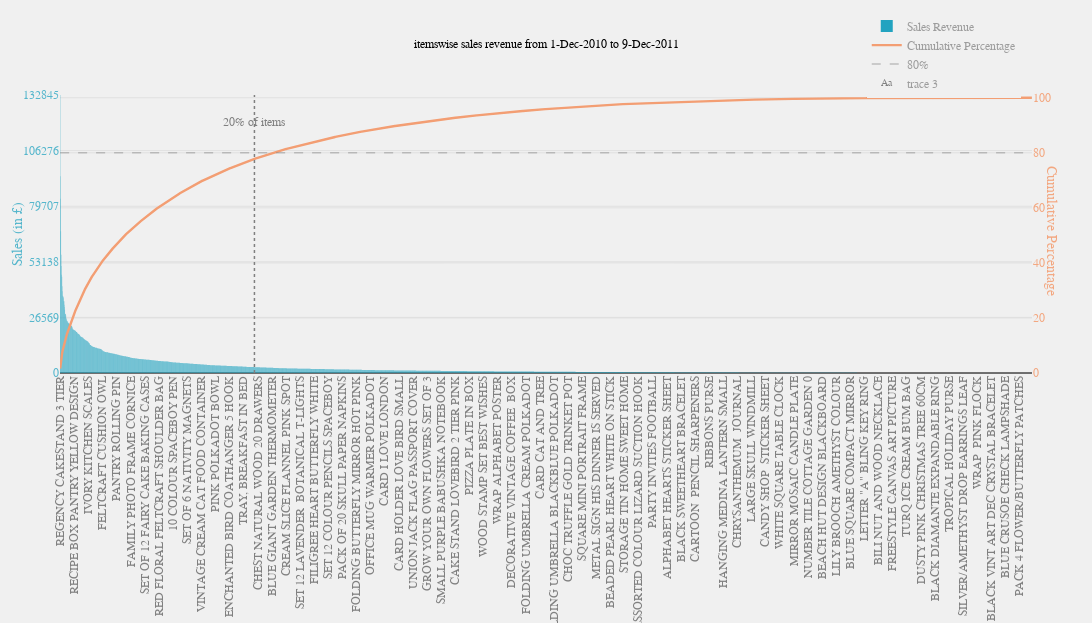

Source (notebook cell):
### Code cell
applyPareto(df,'Description','items')

### Figure 1 — Plotly figure (JSON) as saved in the notebook; plotly's stock layout.template omitted (floating-point values rounded to 4 significant figures; data arrays with more than 128 entries replaced by an {"elided": "..."} marker saying what was removed)
{"data": [{"marker": {"color": "rgb(34,163,192)"}, "name": "Sales Revenue", "type": "bar", "uid": "451a1498-023f-4431-8bc0-7b32404d3483", "x": {"elided": "3652 str values"}, "y": {"elided": "3652 float values"}}, {"line": {"color": "rgb(243,158,115)", "width": 2.4}, "name": "Cumulative Percentage", "type": "scatter", "uid": "89956ab8-3859-46e1-87f6-e97a244b0b3e", "x": {"elided": "3652 str values"}, "y": {"elided": "3652 float values"}, "yaxis": "y2"}, {"line": {"color": "rgba(128,128,128,.45)", "dash": "dash", "width": 1.5}, "name": "80%", "type": "scatter", "uid": "997b9875-6d5b-494d-8ba1-a09d382a8a35", "x": {"elided": "3652 str values"}, "y": {"elided": "3652 int values"}, "yaxis": "y2"}, {"mode": "text", "text": ["20% of items"], "type": "scatter", "uid": "7b40e37e-d8ad-4565-862a-be904a752643", "x": [["RETRO COFFEE MUGS ASSORTED"]], "y": [119600.0]}], "layout": {"annotations": [{"font": {"color": "rgba(243,158,115,.9)", "family": "Balto, sans-serif", "size": 14}, "showarrow": false, "text": "Cumulative Percentage", "textangle": 90, "x": 1.029, "xref": "paper", "y": 0.75, "yref": "paper"}], "font": {"color": "rgb(128,128,128)", "family": "Balto, sans-serif", "size": 12}, "height": 623, "hovermode": "closest", "legend": {"font": {"color": "rgba(128,128,128,.75)", "family": "Balto, sans-serif", "size": 12}, "x": 0.83, "y": 1.3}, "margin": {"b": 250, "l": 60, "r": 60, "t": 65}, "paper_bgcolor": "rgb(240, 240, 240)", "plot_bgcolor": "rgb(240, 240, 240)", "shapes": [{"line": {"color": "rgb(128,128,128,.45)", "dash": "dot", "width": 1.5}, "type": "line", "x0": 730, "x1": 730, "y0": 0, "y1": 132845}], "showlegend": true, "title": {"font": {"color": "black", "family": "Balto, sans-serif", "size": 12}, "text": "itemswise sales revenue from 1-Dec-2010 to 9-Dec-2011"}, "width": 1500, "xaxis": {"tickangle": -90}, "yaxis": {"dtick": 1, "range": [0, 132845], "tickfont": {"color": "rgba(34,163,192,.75)"}, "tickformat": ".0f", "tickvals": [0, 26569, 53138, 79707, 106276, 132845], "title": {"font": {"color": "rgba(34,163,192,.75)", "family": "Balto, sans-serif", "size": 14}, "text": "Sales (in £)"}}, "yaxis2": {"overlaying": "y", "range": [0, 101], "side": "right", "tickfont": {"color": "rgba(243,158,115,.9)"}, "tickvals": [0, 20, 40, 60, 80, 100]}}}
